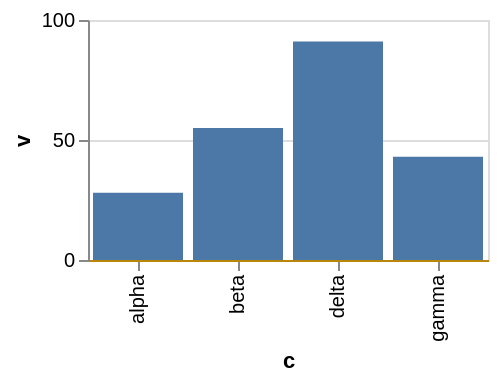

Write a Vega-Lite specification for this figure.
### Vega-Lite specification from a JSON file in a GitHub repository (floating-point values rounded to 4 significant figures)
{"$schema": "https://vega.github.io/schema/vega-lite/v6.json", "width": 200, "height": 120, "data": {"values": [{"c": "alpha", "v": 28, "w": 3, "t": "2024-01-07"}, {"c": "beta", "v": 55, "w": 7, "t": "2024-03-19"}, {"c": "gamma", "v": 43, "w": 5, "t": "2024-06-02"}, {"c": "delta", "v": 91, "w": 9, "t": "2024-09-11"}]}, "mark": "bar", "encoding": {"x": {"field": "c", "type": "nominal", "axis": {"domainColor": "darkgoldenrod"}}, "y": {"field": "v", "type": "quantitative"}}}
